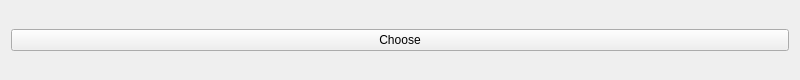
<?xml version="1.0" encoding="UTF-8"?>
<ui version="4.0">
 <class>Widget</class>
 <widget class="QWidget" name="Widget">
  <property name="geometry">
   <rect>
    <x>0</x>
    <y>0</y>
    <width>800</width>
    <height>80</height>
   </rect>
  </property>
  <property name="windowTitle">
   <string>Widget</string>
  </property>
  <layout class="QHBoxLayout" name="horizontalLayout">
   <item>
    <widget class="QPushButton" name="chooseButton">
     <property name="text">
      <string>Choose</string>
     </property>
    </widget>
   </item>
  </layout>
 </widget>
 <resources/>
 <connections/>
</ui>
